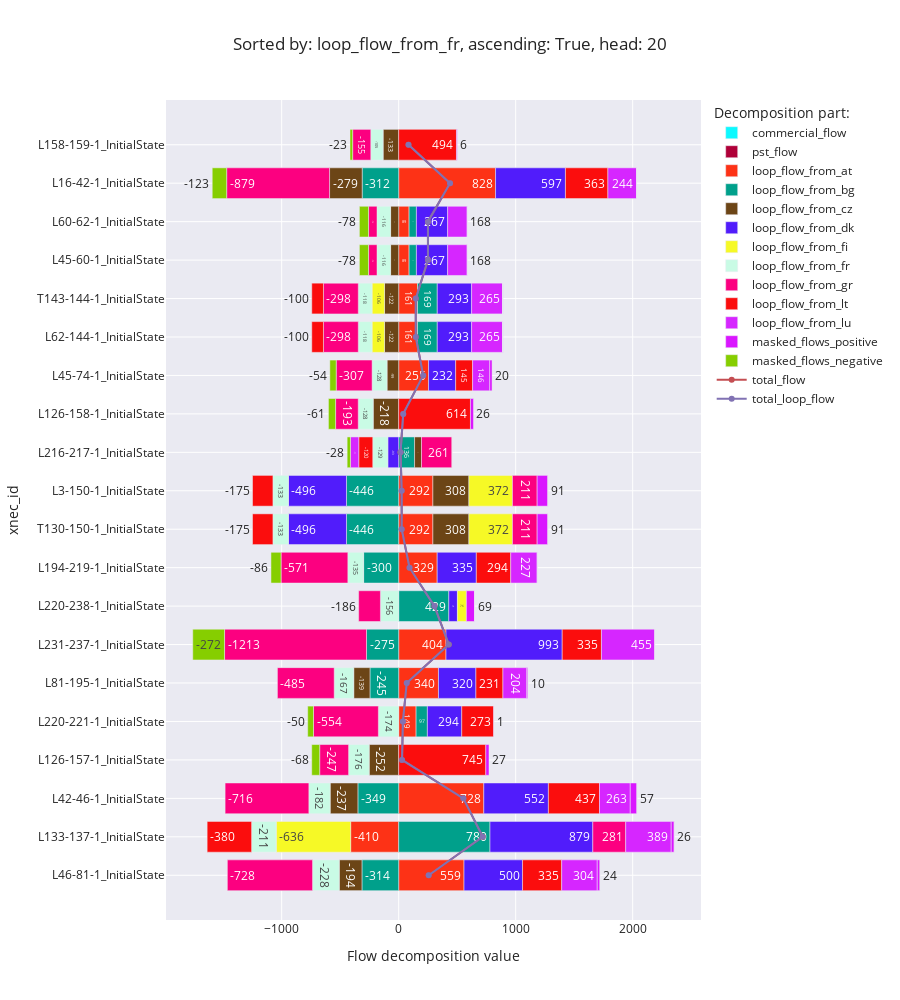

Notebook cell for this chart:
### Code cell
flow_decomposition_bar_chart(f'loop_flow_from_{random.Random(42).choice(list(countries)).alpha_2.lower()}', ascending=True)

### Figure 1 — Plotly figure (JSON) as saved in the notebook; plotly's stock layout.template omitted (floating-point values rounded to 4 significant figures)
{"data": [{"alignmentgroup": "True", "hovertemplate": "Decomposition part:=commercial_flow<br>Flow decomposition value=%{x}<br>xnec_id=%{y}<extra></extra>", "legendgroup": "commercial_flow", "marker": {"color": "#0DF9FF", "pattern": {"shape": ""}}, "name": "commercial_flow", "offsetgroup": "commercial_flow", "orientation": "h", "showlegend": true, "textposition": "auto", "texttemplate": "%{x:.0f}", "type": "bar", "x": [null, null, null, null, null, null, null, null, null, null, null, null, null, null, null, null, null, null, null, null], "xaxis": "x", "y": ["L46-81-1_InitialState", "L133-137-1_InitialState", "L42-46-1_InitialState", "L126-157-1_InitialState", "L220-221-1_InitialState", "L81-195-1_InitialState", "L231-237-1_InitialState", "L220-238-1_InitialState", "L194-219-1_InitialState", "T130-150-1_InitialState", "L3-150-1_InitialState", "L216-217-1_InitialState", "L126-158-1_InitialState", "L45-74-1_InitialState", "L62-144-1_InitialState", "T143-144-1_InitialState", "L45-60-1_InitialState", "L60-62-1_InitialState", "L16-42-1_InitialState", "L158-159-1_InitialState"], "yaxis": "y"}, {"alignmentgroup": "True", "hovertemplate": "Decomposition part:=pst_flow<br>Flow decomposition value=%{x}<br>xnec_id=%{y}<extra></extra>", "legendgroup": "pst_flow", "marker": {"color": "#AF0038", "pattern": {"shape": ""}}, "name": "pst_flow", "offsetgroup": "pst_flow", "orientation": "h", "showlegend": true, "textposition": "auto", "texttemplate": "%{x:.0f}", "type": "bar", "x": [null, null, null, null, null, null, null, null, null, null, null, null, null, null, null, null, null, null, null, null], "xaxis": "x", "y": ["L46-81-1_InitialState", "L133-137-1_InitialState", "L42-46-1_InitialState", "L126-157-1_InitialState", "L220-221-1_InitialState", "L81-195-1_InitialState", "L231-237-1_InitialState", "L220-238-1_InitialState", "L194-219-1_InitialState", "T130-150-1_InitialState", "L3-150-1_InitialState", "L216-217-1_InitialState", "L126-158-1_InitialState", "L45-74-1_InitialState", "L62-144-1_InitialState", "T143-144-1_InitialState", "L45-60-1_InitialState", "L60-62-1_InitialState", "L16-42-1_InitialState", "L158-159-1_InitialState"], "yaxis": "y"}, {"alignmentgroup": "True", "hovertemplate": "Decomposition part:=loop_flow_from_at<br>Flow decomposition value=%{x}<br>xnec_id=%{y}<extra></extra>", "legendgroup": "loop_flow_from_at", "marker": {"color": "#FD3216", "pattern": {"shape": ""}}, "name": "loop_flow_from_at", "offsetgroup": "loop_flow_from_at", "orientation": "h", "showlegend": true, "textposition": "auto", "texttemplate": "%{x:.0f}", "type": "bar", "x": [558.6, -410.4, 727.6, null, 148.9, 340.2, 404.5, null, 329.2, 292.5, 292.5, null, null, 255.4, 160.9, 160.9, 89.02, 89.02, 827.9, null], "xaxis": "x", "y": ["L46-81-1_InitialState", "L133-137-1_InitialState", "L42-46-1_InitialState", "L126-157-1_InitialState", "L220-221-1_InitialState", "L81-195-1_InitialState", "L231-237-1_InitialState", "L220-238-1_InitialState", "L194-219-1_InitialState", "T130-150-1_InitialState", "L3-150-1_InitialState", "L216-217-1_InitialState", "L126-158-1_InitialState", "L45-74-1_InitialState", "L62-144-1_InitialState", "T143-144-1_InitialState", "L45-60-1_InitialState", "L60-62-1_InitialState", "L16-42-1_InitialState", "L158-159-1_InitialState"], "yaxis": "y"}, {"alignmentgroup": "True", "hovertemplate": "Decomposition part:=loop_flow_from_bg<br>Flow decomposition value=%{x}<br>xnec_id=%{y}<extra></extra>", "legendgroup": "loop_flow_from_bg", "marker": {"color": "#00A08B", "pattern": {"shape": ""}}, "name": "loop_flow_from_bg", "offsetgroup": "loop_flow_from_bg", "orientation": "h", "showlegend": true, "textposition": "auto", "texttemplate": "%{x:.0f}", "type": "bar", "x": [-313.9, 780.4, -348.7, null, 96.56, -245.5, -275.0, 428.6, -299.8, -446.2, -446.2, 135.8, null, null, 168.9, 168.9, 62.52, 62.52, -312.0, null], "xaxis": "x", "y": ["L46-81-1_InitialState", "L133-137-1_InitialState", "L42-46-1_InitialState", "L126-157-1_InitialState", "L220-221-1_InitialState", "L81-195-1_InitialState", "L231-237-1_InitialState", "L220-238-1_InitialState", "L194-219-1_InitialState", "T130-150-1_InitialState", "L3-150-1_InitialState", "L216-217-1_InitialState", "L126-158-1_InitialState", "L45-74-1_InitialState", "L62-144-1_InitialState", "T143-144-1_InitialState", "L45-60-1_InitialState", "L60-62-1_InitialState", "L16-42-1_InitialState", "L158-159-1_InitialState"], "yaxis": "y"}, {"alignmentgroup": "True", "hovertemplate": "Decomposition part:=loop_flow_from_cz<br>Flow decomposition value=%{x}<br>xnec_id=%{y}<extra></extra>", "legendgroup": "loop_flow_from_cz", "marker": {"color": "#6C4516", "pattern": {"shape": ""}}, "name": "loop_flow_from_cz", "offsetgroup": "loop_flow_from_cz", "orientation": "h", "showlegend": true, "textposition": "auto", "texttemplate": "%{x:.0f}", "type": "bar", "x": [-194.1, null, -237.1, -252.1, null, -138.8, null, null, null, 307.8, 307.8, 59.18, -217.7, -99.33, -121.7, -121.7, -69.18, -69.18, -278.7, -133.0], "xaxis": "x", "y": ["L46-81-1_InitialState", "L133-137-1_InitialState", "L42-46-1_InitialState", "L126-157-1_InitialState", "L220-221-1_InitialState", "L81-195-1_InitialState", "L231-237-1_InitialState", "L220-238-1_InitialState", "L194-219-1_InitialState", "T130-150-1_InitialState", "L3-150-1_InitialState", "L216-217-1_InitialState", "L126-158-1_InitialState", "L45-74-1_InitialState", "L62-144-1_InitialState", "T143-144-1_InitialState", "L45-60-1_InitialState", "L60-62-1_InitialState", "L16-42-1_InitialState", "L158-159-1_InitialState"], "yaxis": "y"}, {"alignmentgroup": "True", "hovertemplate": "Decomposition part:=loop_flow_from_dk<br>Flow decomposition value=%{x}<br>xnec_id=%{y}<extra></extra>", "legendgroup": "loop_flow_from_dk", "marker": {"color": "#511CFB", "pattern": {"shape": ""}}, "name": "loop_flow_from_dk", "offsetgroup": "loop_flow_from_dk", "orientation": "h", "showlegend": true, "textposition": "auto", "texttemplate": "%{x:.0f}", "type": "bar", "x": [500.1, 878.9, 552.1, null, 293.6, 320.0, 993.2, 73.62, 334.5, -495.9, -495.9, -92.69, null, 231.6, 293.5, 293.5, 266.9, 266.9, 597.3, null], "xaxis": "x", "y": ["L46-81-1_InitialState", "L133-137-1_InitialState", "L42-46-1_InitialState", "L126-157-1_InitialState", "L220-221-1_InitialState", "L81-195-1_InitialState", "L231-237-1_InitialState", "L220-238-1_InitialState", "L194-219-1_InitialState", "T130-150-1_InitialState", "L3-150-1_InitialState", "L216-217-1_InitialState", "L126-158-1_InitialState", "L45-74-1_InitialState", "L62-144-1_InitialState", "T143-144-1_InitialState", "L45-60-1_InitialState", "L60-62-1_InitialState", "L16-42-1_InitialState", "L158-159-1_InitialState"], "yaxis": "y"}, {"alignmentgroup": "True", "hovertemplate": "Decomposition part:=loop_flow_from_fi<br>Flow decomposition value=%{x}<br>xnec_id=%{y}<extra></extra>", "legendgroup": "loop_flow_from_fi", "marker": {"color": "#F6F926", "pattern": {"shape": ""}}, "name": "loop_flow_from_fi", "offsetgroup": "loop_flow_from_fi", "orientation": "h", "showlegend": true, "textposition": "auto", "texttemplate": "%{x:.0f}", "type": "bar", "x": [null, -636.1, null, null, null, null, null, 76.46, null, 372.1, 372.1, null, null, null, -105.8, -105.8, null, null, null, null], "xaxis": "x", "y": ["L46-81-1_InitialState", "L133-137-1_InitialState", "L42-46-1_InitialState", "L126-157-1_InitialState", "L220-221-1_InitialState", "L81-195-1_InitialState", "L231-237-1_InitialState", "L220-238-1_InitialState", "L194-219-1_InitialState", "T130-150-1_InitialState", "L3-150-1_InitialState", "L216-217-1_InitialState", "L126-158-1_InitialState", "L45-74-1_InitialState", "L62-144-1_InitialState", "T143-144-1_InitialState", "L45-60-1_InitialState", "L60-62-1_InitialState", "L16-42-1_InitialState", "L158-159-1_InitialState"], "yaxis": "y"}, {"alignmentgroup": "True", "hovertemplate": "Decomposition part:=loop_flow_from_fr<br>Flow decomposition value=%{x}<br>xnec_id=%{y}<extra></extra>", "legendgroup": "loop_flow_from_fr", "marker": {"color": "#C9FBE5", "pattern": {"shape": ""}}, "name": "loop_flow_from_fr", "offsetgroup": "loop_flow_from_fr", "orientation": "h", "showlegend": true, "textposition": "auto", "texttemplate": "%{x:.0f}", "type": "bar", "x": [-228.3, -210.6, -182.0, -176.0, -173.7, -166.9, null, -156.0, -134.7, -132.7, -132.7, -128.8, -128.0, -127.9, -117.6, -117.6, -116.1, -116.1, null, -105.4], "xaxis": "x", "y": ["L46-81-1_InitialState", "L133-137-1_InitialState", "L42-46-1_InitialState", "L126-157-1_InitialState", "L220-221-1_InitialState", "L81-195-1_InitialState", "L231-237-1_InitialState", "L220-238-1_InitialState", "L194-219-1_InitialState", "T130-150-1_InitialState", "L3-150-1_InitialState", "L216-217-1_InitialState", "L126-158-1_InitialState", "L45-74-1_InitialState", "L62-144-1_InitialState", "T143-144-1_InitialState", "L45-60-1_InitialState", "L60-62-1_InitialState", "L16-42-1_InitialState", "L158-159-1_InitialState"], "yaxis": "y"}, {"alignmentgroup": "True", "hovertemplate": "Decomposition part:=loop_flow_from_gr<br>Flow decomposition value=%{x}<br>xnec_id=%{y}<extra></extra>", "legendgroup": "loop_flow_from_gr", "marker": {"color": "#FC0080", "pattern": {"shape": ""}}, "name": "loop_flow_from_gr", "offsetgroup": "loop_flow_from_gr", "orientation": "h", "showlegend": true, "textposition": "auto", "texttemplate": "%{x:.0f}", "type": "bar", "x": [-728.1, 281.1, -715.7, -247.1, -554.3, -485.2, -1213.0, -186.1, -570.7, 211.1, 211.1, 261.1, -193.5, -306.8, -297.7, -297.7, -72.14, -72.14, -879.4, -155.1], "xaxis": "x", "y": ["L46-81-1_InitialState", "L133-137-1_InitialState", "L42-46-1_InitialState", "L126-157-1_InitialState", "L220-221-1_InitialState", "L81-195-1_InitialState", "L231-237-1_InitialState", "L220-238-1_InitialState", "L194-219-1_InitialState", "T130-150-1_InitialState", "L3-150-1_InitialState", "L216-217-1_InitialState", "L126-158-1_InitialState", "L45-74-1_InitialState", "L62-144-1_InitialState", "T143-144-1_InitialState", "L45-60-1_InitialState", "L60-62-1_InitialState", "L16-42-1_InitialState", "L158-159-1_InitialState"], "yaxis": "y"}, {"alignmentgroup": "True", "hovertemplate": "Decomposition part:=loop_flow_from_lt<br>Flow decomposition value=%{x}<br>xnec_id=%{y}<extra></extra>", "legendgroup": "loop_flow_from_lt", "marker": {"color": "#FB0D0D", "pattern": {"shape": ""}}, "name": "loop_flow_from_lt", "offsetgroup": "loop_flow_from_lt", "orientation": "h", "showlegend": true, "textposition": "auto", "texttemplate": "%{x:.0f}", "type": "bar", "x": [334.7, -379.9, 436.7, 744.7, 273.2, 230.9, 335.4, null, 293.9, -174.5, -174.5, -119.7, 613.5, 145.0, -99.85, -99.85, null, null, 363.0, 494.0], "xaxis": "x", "y": ["L46-81-1_InitialState", "L133-137-1_InitialState", "L42-46-1_InitialState", "L126-157-1_InitialState", "L220-221-1_InitialState", "L81-195-1_InitialState", "L231-237-1_InitialState", "L220-238-1_InitialState", "L194-219-1_InitialState", "T130-150-1_InitialState", "L3-150-1_InitialState", "L216-217-1_InitialState", "L126-158-1_InitialState", "L45-74-1_InitialState", "L62-144-1_InitialState", "T143-144-1_InitialState", "L45-60-1_InitialState", "L60-62-1_InitialState", "L16-42-1_InitialState", "L158-159-1_InitialState"], "yaxis": "y"}, {"alignmentgroup": "True", "hovertemplate": "Decomposition part:=loop_flow_from_lu<br>Flow decomposition value=%{x}<br>xnec_id=%{y}<extra></extra>", "legendgroup": "loop_flow_from_lu", "marker": {"color": "#D626FF", "pattern": {"shape": ""}}, "name": "loop_flow_from_lu", "offsetgroup": "loop_flow_from_lu", "orientation": "h", "showlegend": true, "textposition": "auto", "texttemplate": "%{x:.0f}", "type": "bar", "x": [303.9, 389.0, 263.1, null, null, 203.8, 455.3, null, 226.6, null, null, -71.17, null, 146.3, 265.4, 265.4, 167.6, 167.6, 244.4, null], "xaxis": "x", "y": ["L46-81-1_InitialState", "L133-137-1_InitialState", "L42-46-1_InitialState", "L126-157-1_InitialState", "L220-221-1_InitialState", "L81-195-1_InitialState", "L231-237-1_InitialState", "L220-238-1_InitialState", "L194-219-1_InitialState", "T130-150-1_InitialState", "L3-150-1_InitialState", "L216-217-1_InitialState", "L126-158-1_InitialState", "L45-74-1_InitialState", "L62-144-1_InitialState", "T143-144-1_InitialState", "L45-60-1_InitialState", "L60-62-1_InitialState", "L16-42-1_InitialState", "L158-159-1_InitialState"], "yaxis": "y"}, {"alignmentgroup": "True", "hovertemplate": "Decomposition part:=masked_flows_positive<br>Flow decomposition value=%{x}<br>xnec_id=%{y}<extra></extra>", "legendgroup": "masked_flows_positive", "marker": {"color": "#DA16FF", "pattern": {"shape": ""}}, "name": "masked_flows_positive", "offsetgroup": "masked_flows_positive", "orientation": "h", "showlegend": true, "textposition": "auto", "texttemplate": "%{x:.0f}", "type": "bar", "x": [23.74, 25.94, 56.9, 27.3, 1.499, 10.5, 0, 69.47, 0, 91.48, 91.48, 0, 25.78, 19.76, 0, 0, 0, 0, 0, 5.989], "xaxis": "x", "y": ["L46-81-1_InitialState", "L133-137-1_InitialState", "L42-46-1_InitialState", "L126-157-1_InitialState", "L220-221-1_InitialState", "L81-195-1_InitialState", "L231-237-1_InitialState", "L220-238-1_InitialState", "L194-219-1_InitialState", "T130-150-1_InitialState", "L3-150-1_InitialState", "L216-217-1_InitialState", "L126-158-1_InitialState", "L45-74-1_InitialState", "L62-144-1_InitialState", "T143-144-1_InitialState", "L45-60-1_InitialState", "L60-62-1_InitialState", "L16-42-1_InitialState", "L158-159-1_InitialState"], "yaxis": "y"}, {"alignmentgroup": "True", "hovertemplate": "Decomposition part:=masked_flows_negative<br>Flow decomposition value=%{x}<br>xnec_id=%{y}<extra></extra>", "legendgroup": "masked_flows_negative", "marker": {"color": "#86CE00", "pattern": {"shape": ""}}, "name": "masked_flows_negative", "offsetgroup": "masked_flows_negative", "orientation": "h", "showlegend": true, "textposition": "auto", "texttemplate": "%{x:.0f}", "type": "bar", "x": [0, 0, 0, -68.14, -49.71, 0, -271.9, 0, -86.34, 0, 0, -27.99, -61.24, -54.37, 0, 0, -78.28, -78.28, -123.4, -22.7], "xaxis": "x", "y": ["L46-81-1_InitialState", "L133-137-1_InitialState", "L42-46-1_InitialState", "L126-157-1_InitialState", "L220-221-1_InitialState", "L81-195-1_InitialState", "L231-237-1_InitialState", "L220-238-1_InitialState", "L194-219-1_InitialState", "T130-150-1_InitialState", "L3-150-1_InitialState", "L216-217-1_InitialState", "L126-158-1_InitialState", "L45-74-1_InitialState", "L62-144-1_InitialState", "T143-144-1_InitialState", "L45-60-1_InitialState", "L60-62-1_InitialState", "L16-42-1_InitialState", "L158-159-1_InitialState"], "yaxis": "y"}, {"mode": "lines+markers", "name": "total_flow", "type": "scatter", "x": [256.5, 718.3, 552.8, 28.67, 36.05, 68.96, 428.2, 306.0, 92.62, 25.67, 25.67, 15.74, 38.87, 209.7, 146.0, 146.0, 250.3, 250.3, 439.0, 83.83], "y": ["L46-81-1_InitialState", "L133-137-1_InitialState", "L42-46-1_InitialState", "L126-157-1_InitialState", "L220-221-1_InitialState", "L81-195-1_InitialState", "L231-237-1_InitialState", "L220-238-1_InitialState", "L194-219-1_InitialState", "T130-150-1_InitialState", "L3-150-1_InitialState", "L216-217-1_InitialState", "L126-158-1_InitialState", "L45-74-1_InitialState", "L62-144-1_InitialState", "T143-144-1_InitialState", "L45-60-1_InitialState", "L60-62-1_InitialState", "L16-42-1_InitialState", "L158-159-1_InitialState"]}, {"mode": "lines+markers", "name": "total_loop_flow", "type": "scatter", "x": [256.5, 718.3, 552.8, 28.67, 36.05, 68.96, 428.2, 306.0, 92.62, 25.67, 25.67, 15.74, 38.87, 209.7, 146.0, 146.0, 250.3, 250.3, 439.0, 83.83], "y": ["L46-81-1_InitialState", "L133-137-1_InitialState", "L42-46-1_InitialState", "L126-157-1_InitialState", "L220-221-1_InitialState", "L81-195-1_InitialState", "L231-237-1_InitialState", "L220-238-1_InitialState", "L194-219-1_InitialState", "T130-150-1_InitialState", "L3-150-1_InitialState", "L216-217-1_InitialState", "L126-158-1_InitialState", "L45-74-1_InitialState", "L62-144-1_InitialState", "T143-144-1_InitialState", "L45-60-1_InitialState", "L60-62-1_InitialState", "L16-42-1_InitialState", "L158-159-1_InitialState"]}], "layout": {"barmode": "relative", "height": 1000, "legend": {"title": {"text": "Decomposition part:"}, "tracegroupgap": 0}, "title": {"text": "Sorted by: loop_flow_from_fr, ascending: True, head: 20"}, "xaxis": {"anchor": "y", "domain": [0, 1], "title": {"text": "Flow decomposition value"}}, "yaxis": {"anchor": "x", "domain": [0, 1], "title": {"text": "xnec_id"}}}}
